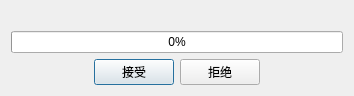
<?xml version="1.0" encoding="UTF-8"?>
<ui version="4.0">
 <class>ZRecieveProgressBar</class>
 <widget class="QDialog" name="ZRecieveProgressBar">
  <property name="geometry">
   <rect>
    <x>0</x>
    <y>0</y>
    <width>354</width>
    <height>89</height>
   </rect>
  </property>
  <property name="windowTitle">
   <string>Dialog</string>
  </property>
  <layout class="QVBoxLayout" name="verticalLayout">
   <item>
    <widget class="QLabel" name="label_describe">
     <property name="text">
      <string/>
     </property>
    </widget>
   </item>
   <item>
    <layout class="QHBoxLayout" name="horizontalLayout">
     <item>
      <widget class="QProgressBar" name="progressBar">
       <property name="value">
        <number>0</number>
       </property>
      </widget>
     </item>
    </layout>
   </item>
   <item>
    <layout class="QHBoxLayout" name="hlayout_button">
     <item>
      <spacer name="horizontalSpacer">
       <property name="orientation">
        <enum>Qt::Horizontal</enum>
       </property>
       <property name="sizeHint" stdset="0">
        <size>
         <width>40</width>
         <height>20</height>
        </size>
       </property>
      </spacer>
     </item>
     <item>
      <widget class="QPushButton" name="pushButton_recieve">
       <property name="text">
        <string>接受</string>
       </property>
      </widget>
     </item>
     <item>
      <widget class="QPushButton" name="pushButton_reject">
       <property name="text">
        <string>拒绝</string>
       </property>
      </widget>
     </item>
     <item>
      <spacer name="horizontalSpacer_2">
       <property name="orientation">
        <enum>Qt::Horizontal</enum>
       </property>
       <property name="sizeHint" stdset="0">
        <size>
         <width>40</width>
         <height>20</height>
        </size>
       </property>
      </spacer>
     </item>
    </layout>
   </item>
  </layout>
 </widget>
 <resources/>
 <connections/>
</ui>
